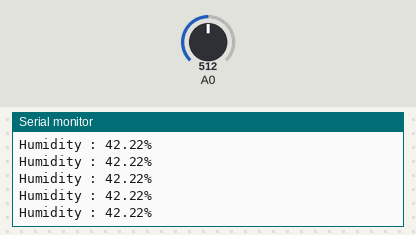
The sketch below on a simulated Arduino Uno, built with avr-gcc and run on an emulated ATmega328P. Shown: the last lines printed to the serial monitor. The inputs (shaded band) are chosen by the test bench; at power-on: A0 = 512.

Above: at 1.2 s.
1.3 s: A0 set to 716
At 1.56 s:
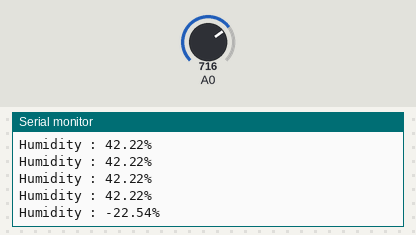
2.8 s: A0 set to 900
At 2.97 s:
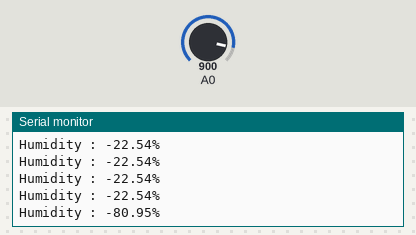
Timing chart, 0 to 5.8 s (numbered marks = the images above; inputs shaded):
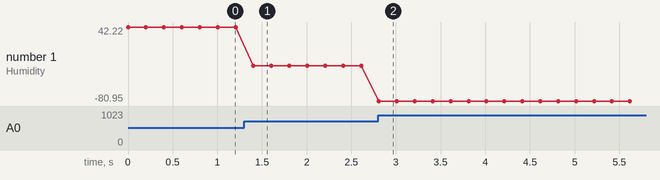

Measured:
- after the input at 1.3 s, the serial monitor: prints a new line after 0.11 s (image 1)
- after the input at 2.8 s, the serial monitor: prints a new line at once (image 2)
- plotted number 1: 42.22 → -22.54 after the input at 1.3 s, -22.54 → -80.95 after the input at 2.8 s

The sketch:

test_code.ino
```cpp
const int AirValue = 645;
const int WaterValue = 330;
int intervals = (AirValue - WaterValue)/3;
int soilMoistureValue = 0;
float value;
float perc;
void setup() {
  Serial.begin(9600);
}
void loop() {
soilMoistureValue = analogRead(A0);
value = soilMoistureValue-WaterValue;
//Serial.println(value);
perc = 100-((value/(AirValue-WaterValue))*100);
Serial.print("Humidity : ");
Serial.print(perc);
Serial.println("%");
delay(200);
}
```
